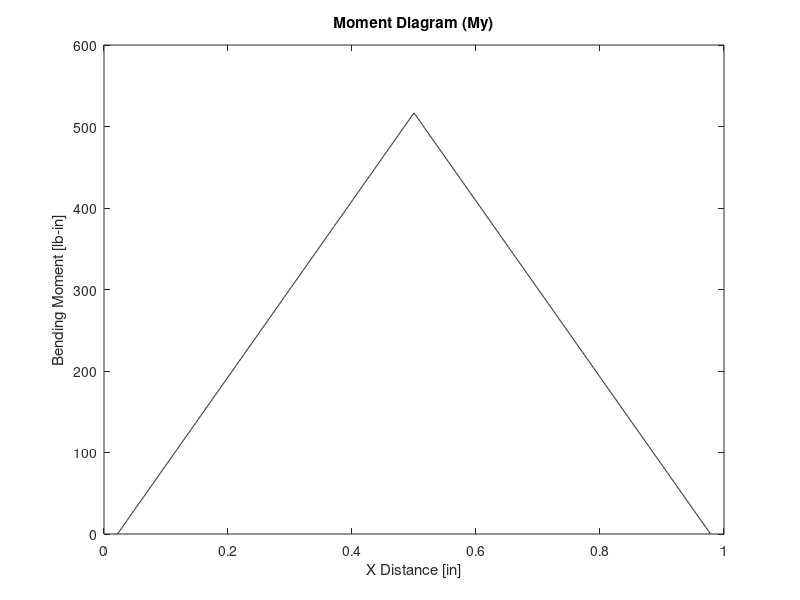
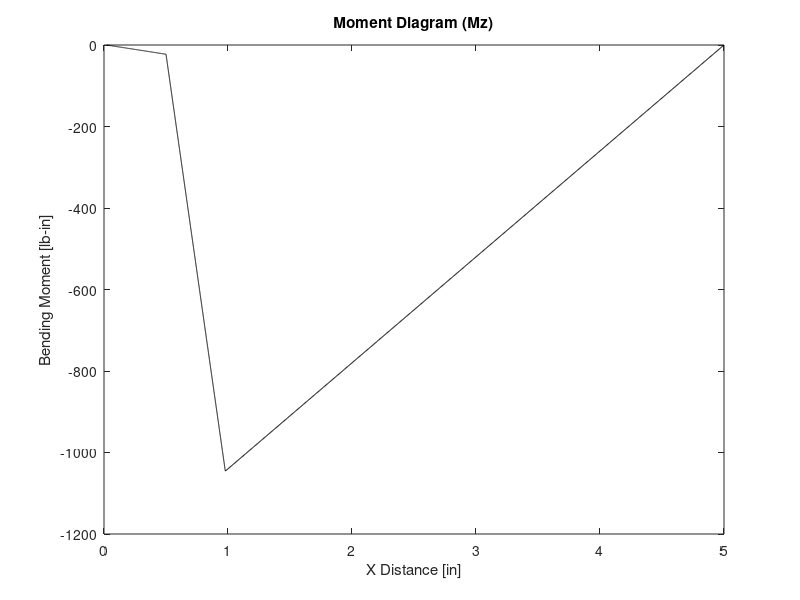
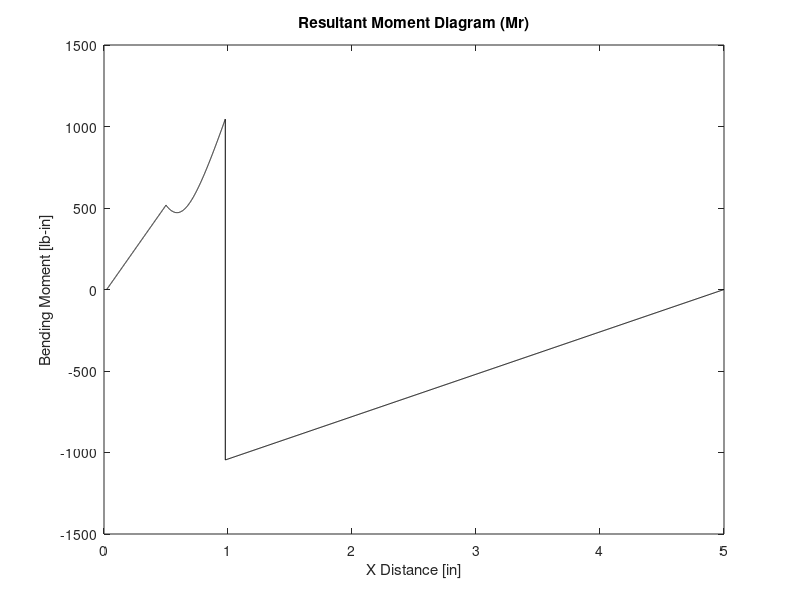
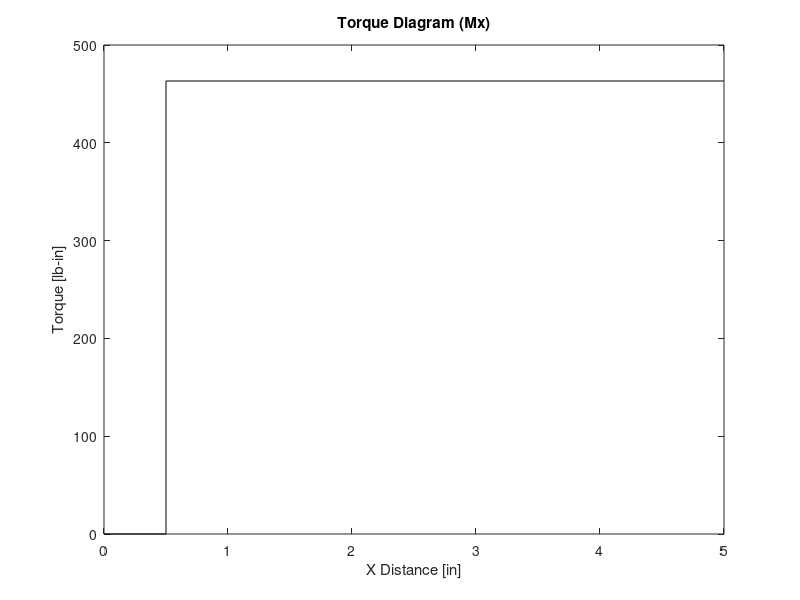

The MATLAB source for these figures, in order:
%% MEE 342 - Shaft Analysis v3     ~ Eduardo Alvarez

close all ; clear ; clc ;

%% Inputs 

ns = 2 ;% static F.S. 
nf = 2 ;% fatigue F.S.
Lt_i = input('Enter the total length of the input shaft (must be greater than 7.5 inches). ') ;
dy = -260 ; % lb 
dx = 50.25 ; % lb
Td = 463.2 ; % in-lb ; 38.6 ft-lb

%% Shaft Lengths 

La = (Lt_i - 4) * (.25/11.5) ; % Gap to First Bearing
Lb = (Lt_i -4) * (.5) ; % Length to Gear Loads
Lc = (Lt_i - 4) - La ; 

%% Solving Rxns

Rb = input('Enter the radius of the gear (inches). ') ;
cx = - dx ; 
Tb = - Td ; 
bz = Tb/Rb ; 
B = bz / cos(20*pi/180) ;
by = B * sin(20*pi/180) ;
cy = ( (dy*(Lt_i-La))-(by*(Lb-La)) ) / (Lc) ; 
ay = dy - by - cy ;
cz = (-bz*(Lb-La)) / (Lc) ; 
az = -bz - cz ;

%% Moment Equations

% My Diagran
x1 = La:Lt_i/10000:Lb ;
x2 = Lb:Lt_i/10000:Lc ;
Myb = ay*(Lb-La) ;
y1 = (((Myb)./(Lb - La)).*x1) - (((Myb)./(Lb - La)).*La) ; %piece 1
y2 = -(((Myb)./(Lc - Lb)).*x2) + (((Myb)./(Lc - Lb)).*Lc) ; %piece 2 
figure(1) ; 
plot(x1,y1,'k',x2,y2,'k') ; 
xlabel('X Distance [in]') ; ylabel('Bending Moment [lb-in]') ; title('Moment Diagram (My)') ;

% Mz Diagram
Mzb = -az*(Lb-La) ; 
Mzc = dy*(4+La) ;
y3 = (((Mzb)./(Lb - La)).*x1) - (((Mzb)./(Lb - La)).*La) ; %piece 1
y4 = (((Mzc-Mzb)/(Lc-Lb)).*x2) + Mzb - (((Mzc-Mzb)/(Lc-Lb))*Lb) ; %piece 2
x3 = Lc:Lt_i/1000:Lt_i ;
y5 = ((-Mzc/(Lt_i-Lc)).*x3) + ((Mzc/(Lt_i-Lc)).* Lt_i) ; %piece 3
figure(2) ; 
plot(x1,y3,'k',x2,y4,'k') ;
hold on ;
plot(x3,y5,'k') ;
xlabel('X Distance [in]') ; ylabel('Bending Moment [lb-in]') ; title('Moment Diagram (Mz)') ;

% Mr Diagram

yr1 = sqrt((y1).^2 + (y3).^2) ;
yr2 = sqrt((y2).^2 + (y4).^2) ;
yr3 = y5 ;
figure(3) ;
plot(x1,yr1,'k',x2,yr2,'k') ; 
hold on ;
plot(x3,yr3,'k') ;
hold on ;
plot([x2(length(x2)) x2(length(x2))], [yr2(length(yr2)) yr3(1)],'k')
xlabel('X Distance [in]') ; ylabel('Bending Moment [lb-in]') ; title('Resultant Moment Diagram (Mr)') ;

% Torque Diagram 

Ti = -Tb ; % Internal Torque
figure(4) ;
plot([0 Lb],[0 0], 'k') ;
hold on ;
plot([Lb Lb],[0 Ti], 'k') ;
plot([Lb Lt_i],[Ti Ti],'k') ;
xlabel('X Distance [in]') ; ylabel('Torque [lb-in]') ; title('Torque Diagram (Mx)') ;

%% Choosing Moments

Mr1 = yr1(round(length(yr1)/2)) ; 
Mr2 = yr1(length(yr1)) ; 
Mr3 = yr3(round(length(yr3)/2)) ; 
save('variables.mat','Mr1','Mr2', 'Mr3','Ti', 'Rb','ns','nf') ;


